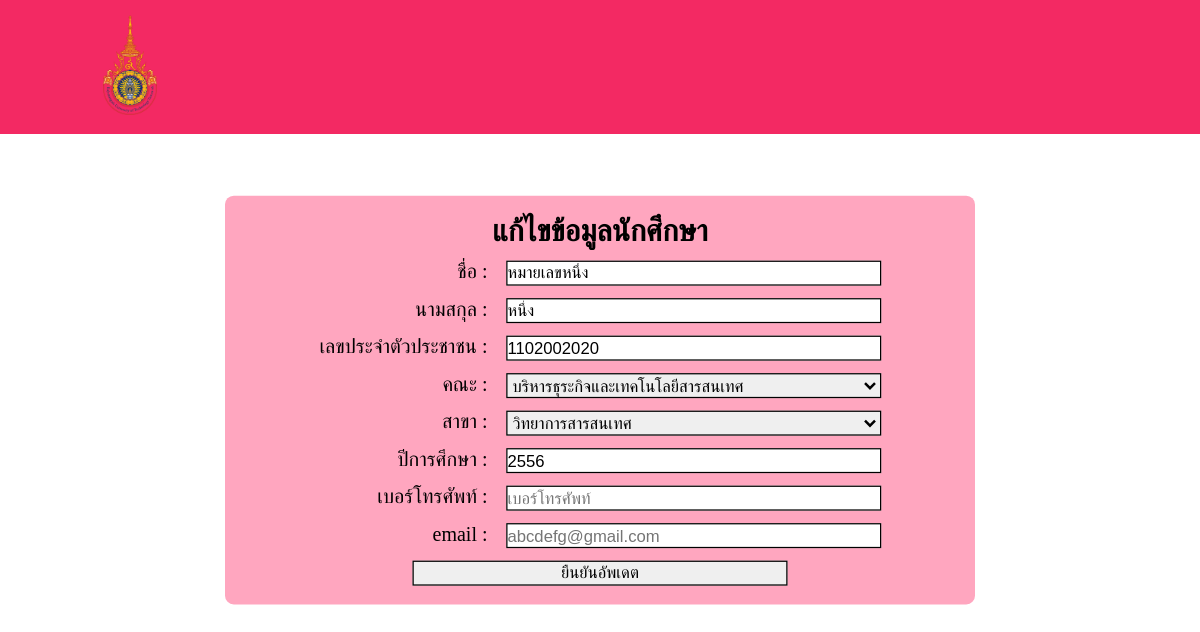
The app's page /student/edit_student.php (signed in) with its own data.
### tables this page shows
CREATE TABLE `student_detail` (
  `Student_id` int(11) NOT NULL,
  `User_id` int(11) NOT NULL,
  `Prefix` text NOT NULL,
  `Fname` varchar(100) NOT NULL,
  `Lname` varchar(100) NOT NULL,
  `Faculty` enum('บริหารธุรกิจและเทคโนโลยีสารสนเทศ','ศิลปะศาสตร์') NOT NULL,
  `Major` enum('วิทยาการสารสนเทศ','การตลาด','บัญชี') NOT NULL,
  `Student_idcard` int(13) DEFAULT NULL,
  `Supclass_std` text,
  `Student_year` int(4) NOT NULL,
  `Phone_std` int(11) DEFAULT NULL,
  `Email_std` text,
  `Pic_grad` varchar(255) DEFAULT NULL,
  `std_confirm_tran` int(1) NOT NULL DEFAULT '0',
  `teacher_con` int(1) NOT NULL DEFAULT '0',
  `std_scheme` enum('ปริญญาตรี','ปวส') NOT NULL
);

### student/edit_student.php (the view, shortened to what this page needs)
<?php
require '../connect.php';
$id = $_SESSION['student_name_login'];
$sql = "SELECT * FROM student_detail, user WHERE student_detail.User_id = $id AND user.User_id = $id ";
$result = $connect->query($sql);
$row = $result->fetch_assoc();
$Student_id = $row['Student_id'];
$Fname = $row['Fname'];
$Lname = $row['Lname'];
$Student_idcard = $row['Student_idcard'];
$Faculty = $row['Faculty'];
$Major = $row['Major'];
$student_year = $row['Student_year'];
?>
<!DOCTYPE html>
<html>
    <head>
        <link rel='stylesheet' type='text/css' media='screen' href='stylestd.css'>
    </head>
    <body>
    <header class="header">
            <a href="stdHome.php"><img src="../picture/มหาวิทยาลัยเทคโนโลยีราชมงคลตะวันออก.png" class="logo"></a>
        </header>
        <div class ="container-edit-std">
            <form action="update_stdprofile.php?ID=<?php echo $Student_id ?>" method="POST">
                <h2>แก้ไขข้อมูลนักศึกษา</h2>
                <div>
                    <label>ชื่อ :</label>
                    <input type="text" id="Fname" name="Fname" value="<?php echo $Fname ?>">
                </div>
                <div>
                    <label>นามสกุล :</label>
                    <input type="text" id="Lname" name="Lname" value="<?php echo $Lname ?>">
                </div>
                <div>
                    <label>เลขประจำตัวประชาชน :</label>
                    <input type="text" id="Student-idcard" name="Student-idcard" value="<?php echo $Student_idcard ?>">
                </div>
                <div>
                    <label>คณะ :</label>
                    <select class="Faculty" name="Faculty">
                        <option value="บริหารธุรกิจและเทคโนโลยีสารสนเทศ"<?php if($Faculty == 'บริหารธุรกิจและเทคโนโลยีสารสนเทศ'){echo "selected";}?>>บริหารธุระกิจและเทคโนโลยีสารสนเทศ</option>
                    </select>
                </div>
                <div>
                    <label>สาขา :</label>
                    <select class="Major" name = "Major">
                        <option value="วิทยาการสารสนเทศ"<?php if($Major == 'วิทยาการสารสนเทศ'){echo "selected";}?>>วิทยาการสารสนเทศ</option>
                    </select>
                </div>
                <div>
                    <label>ปีการศึกษา :</label>
                    <input type='text' placeholder="ปีการศึกษา" name='student_year' value= "<?php echo $student_year ?>">
                </div>
                <div>
                    <label>เบอร์โทรศัพท์ :</label>
                    <input type='text' placeholder="เบอร์โทรศัพท์" name='phone_std'>
                </div>
                <div>
                    <label>email :</label>
                    <input type='text' placeholder="abcdefg@gmail.com" name='email_std'>
                </div>
                <div>
                    <input type="submit" name="btn-update-std-profile" value="ยืนยันอัพเดต" class="confirm-add">
                </div>
            </form>
        </div>
    </body>
</html>

### student/stylestd.css (style rules this page uses)
* { margin: 0; padding: 0; box-sizing: border-box; }
.header { display: flex; align-items: center; justify-content: space-between; background-color: #f32963; padding: 15px 80px; }
.logo { width: 100px; height: 100px; object-fit: contain; }
.container-edit-std { position: absolute; top: 50%; left: 50%; width: 600px; transform: translate(-50%,-50%) scale(1.25); border-radius: 7px; background-color: #ffa6bf; text-align:center; padding: 0px; padding-bottom: 15px; padding-top: 15px; }
.container-edit-std label { margin-top: 10px; margin-left: 10px; text-align: right; clear:both; float:left; margin-right:15px; height: 20px; width: 200px; }
.container-edit-std input,.container-edit-std select { height: 20px; width: 300px; border: 1px solid #000; margin-top: 10px; float: left; }
.container-edit-std input[type=submit] { float:none; }

### records on screen
student_detail: Fname "หมายเลขหนึ่ง", Lname "หนึ่ง", Student-idcard "1102002020", Faculty "บริหารธุระกิจและเทคโนโลยีสารสนเทศ", Major "วิทยาการสารสนเทศ", student_year "2556"
